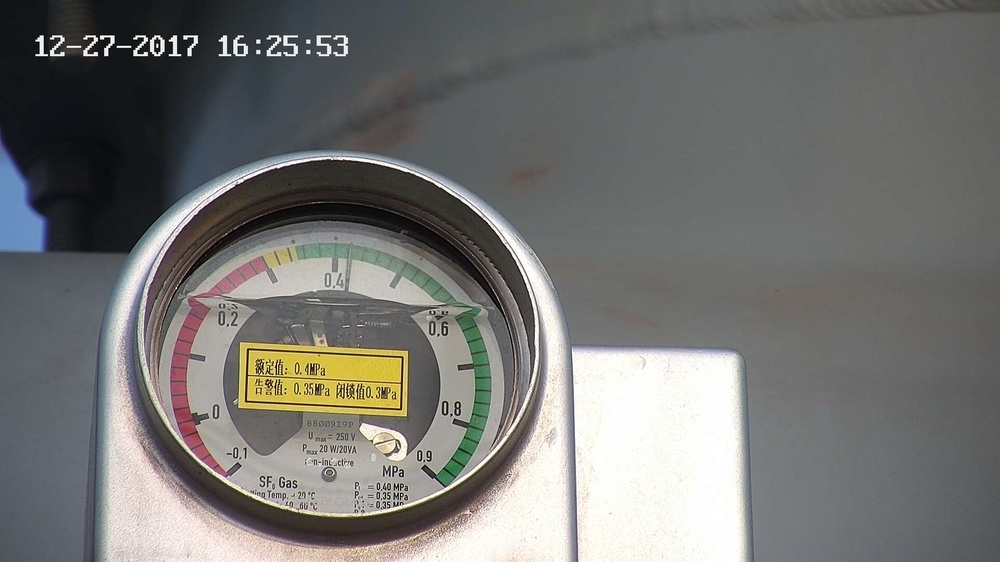
#> input picture source/1.2/tv20171227162553V75UJF.jpg, 1000 x 562 px, shrunk from 1920 x 1080 before the run
$ jupyter execute test5.ipynb
#> lines starting #> are read from the running program, lines starting #| are printed output that depends on the picture; after the words box and inside, x2 and y2 are one past the last pixel; in counts of white or black regions, pixels touching at a corner belong together
[cell 1]
import cv2
import matplotlib.pyplot as plt

# 读取图像并将其转换为灰度图像
image = cv2.imread('source/1.2/tv20171227162553V75UJF.jpg')
#> image is the input picture: shape (562, 1000, 3); mean B, G, R 114, 116.3, 116.3
gray = cv2.cvtColor(image, cv2.COLOR_BGR2GRAY)
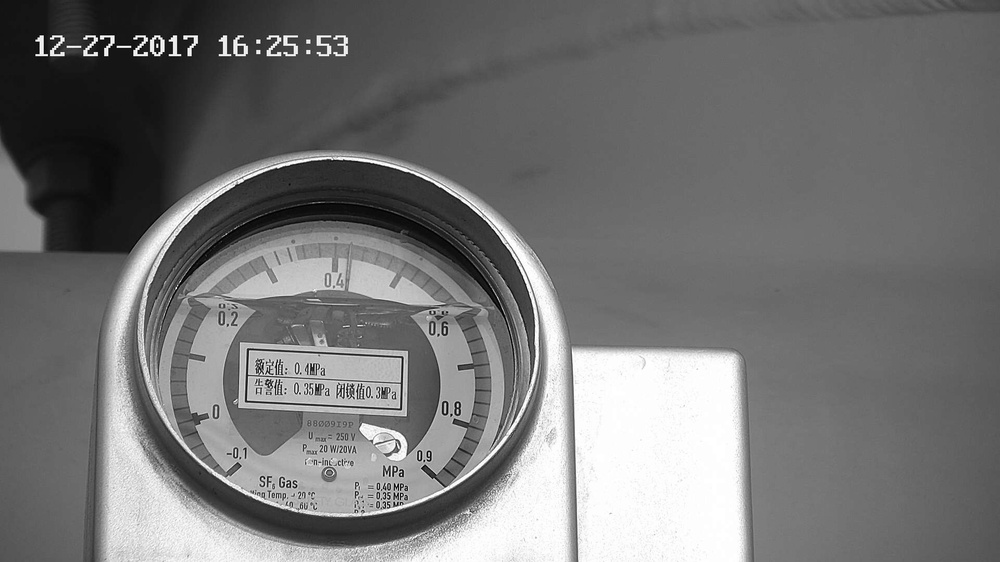
#> gray: shape (562, 1000); min 0, max 255, mean 116.1

# 使用高斯模糊减少噪声
median_filtered = cv2.medianBlur(gray, 5)
# 使用自适应二值化
adaptive_thresh = cv2.adaptiveThreshold(median_filtered, 255,
                                        cv2.ADAPTIVE_THRESH_GAUSSIAN_C,
                                        cv2.THRESH_BINARY,
                                        11, 2)
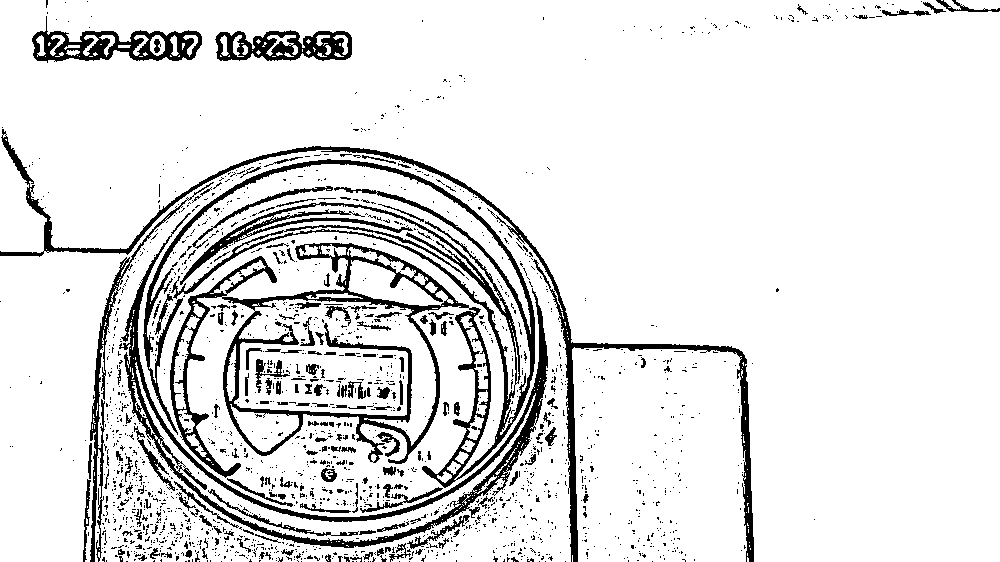
#> adaptive_thresh: shape (562, 1000); 88.8% white; 1827 black regions (1651 under 20 px), largest, box (x1, y1, x2, y2) and area: (143, 159, 535, 488) 22976, (119, 213, 548, 548) 8184, (0, 129, 754, 562) 7741

# 显示结果
plt.figure(figsize=(32, 32))
plt.imshow(adaptive_thresh, cmap='gray'), plt.title('Edge Detected')
plt.show()

$ run again, with source/1.2/tv20171227163039JZAH8I.jpg copied over source/1.2/tv20171227162553V75UJF.jpg
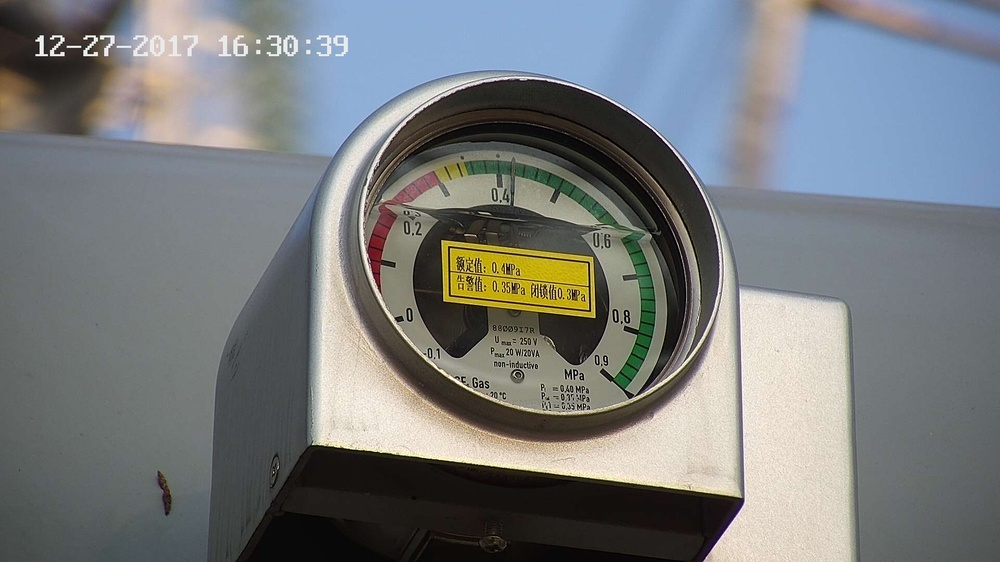
#> input picture source/1.2/tv20171227163039JZAH8I.jpg, 1000 x 562 px, shrunk from 1920 x 1080 before the run
#> image is the input picture: shape (562, 1000, 3); mean B, G, R 124.1, 122.9, 119.3
#> `gray = cv2.cvtColor(image, cv2.COLOR_BGR2GRAY)`:
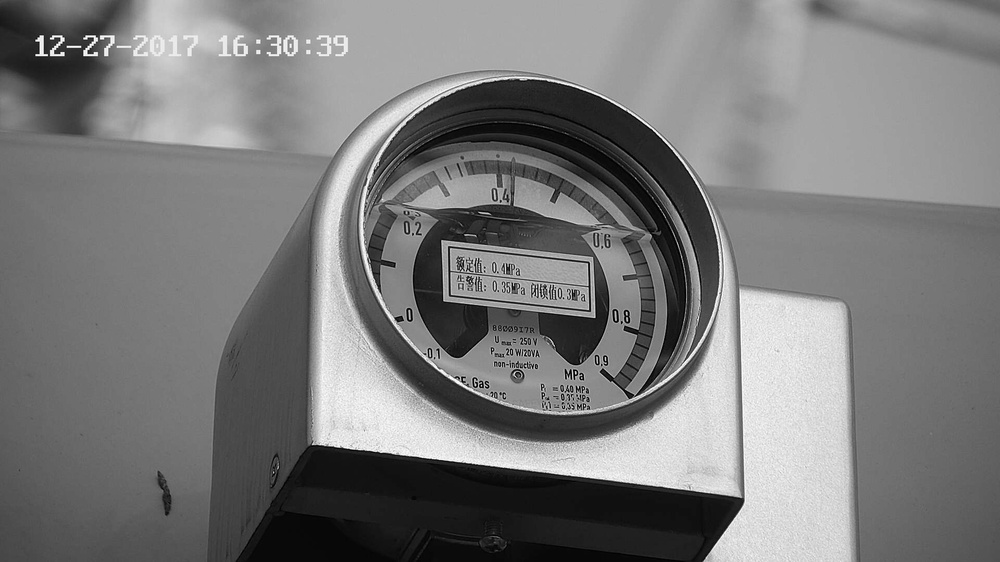
#> gray: shape (562, 1000); min 0, max 255, mean 121.9
#> `adaptive_thresh = cv2.adaptiveThreshold(median_filtered, 255, cv2.ADAP..`:
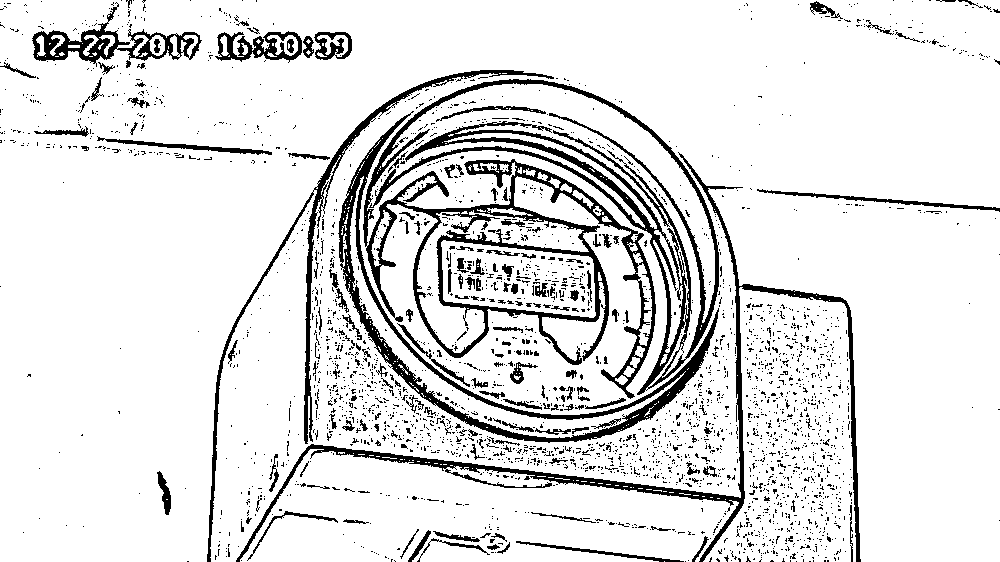
#> adaptive_thresh: shape (562, 1000); 88.4% white; 2825 black regions (2649 under 20 px), largest, box (x1, y1, x2, y2) and area: (363, 79, 719, 399) 21291, (338, 111, 719, 443) 7428, (236, 152, 861, 562) 6980

$ run again, with source/1.2/tv201712271639567O97UZ.jpg copied over source/1.2/tv20171227162553V75UJF.jpg
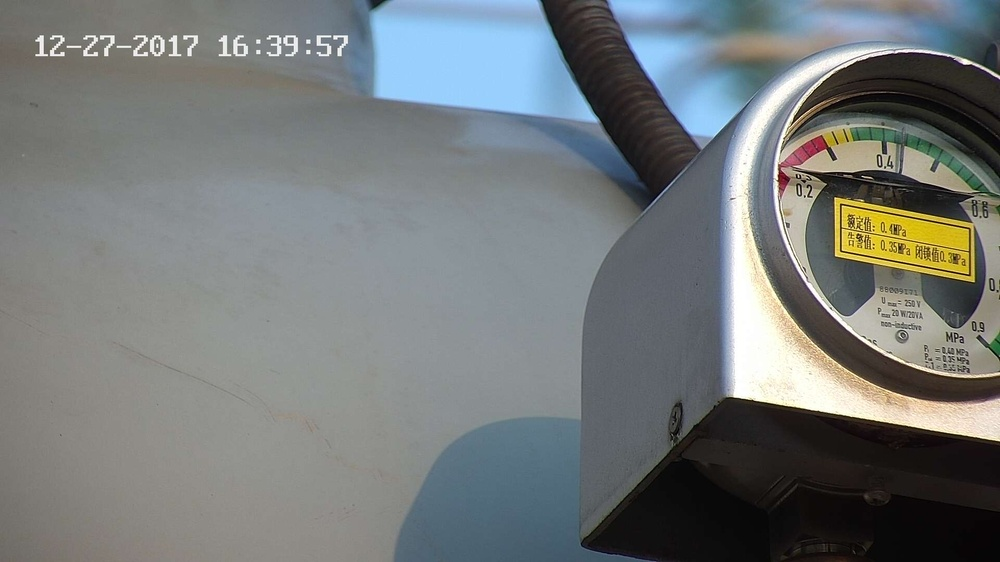
#> input picture source/1.2/tv201712271639567O97UZ.jpg, 1000 x 562 px, shrunk from 1920 x 1080 before the run
#> image is the input picture: shape (562, 1000, 3); mean B, G, R 121.5, 121.4, 116.7
#> `gray = cv2.cvtColor(image, cv2.COLOR_BGR2GRAY)`:
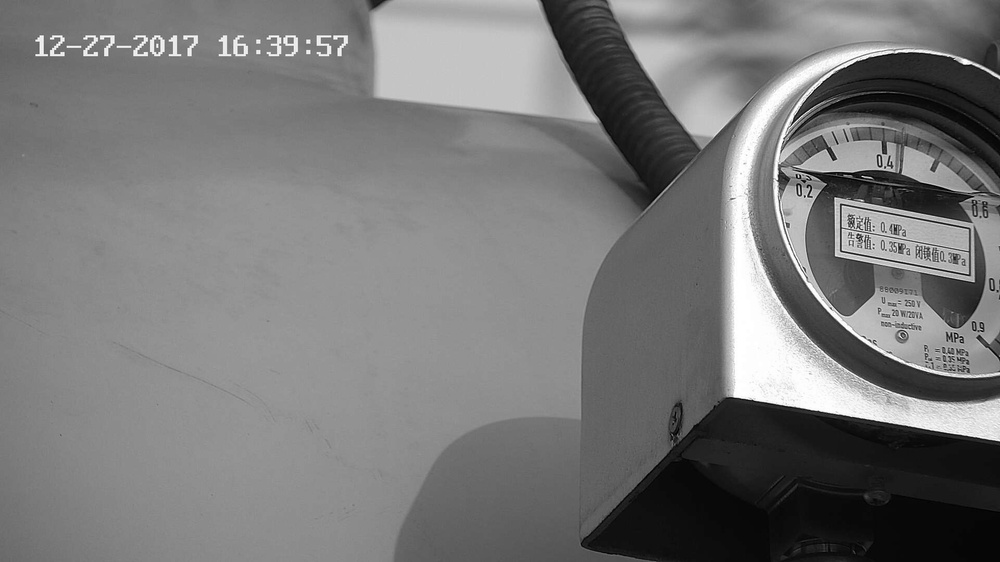
#> gray: shape (562, 1000); min 0, max 255, mean 120
#> `adaptive_thresh = cv2.adaptiveThreshold(median_filtered, 255, cv2.ADAP..`:
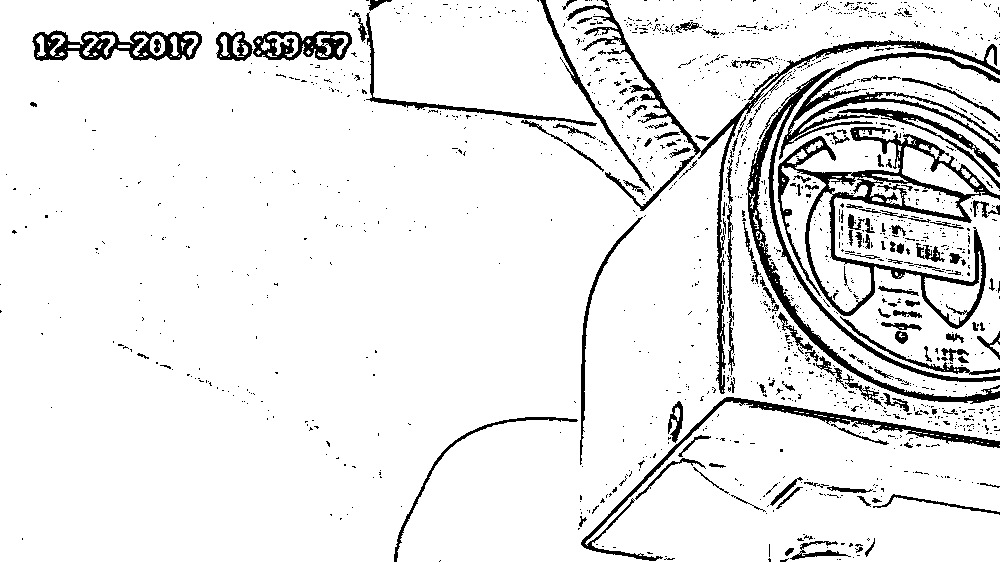
#> adaptive_thresh: shape (562, 1000); 91.2% white; 1474 black regions (1326 under 20 px), largest, box (x1, y1, x2, y2) and area: (778, 127, 1000, 329) 7549, (747, 68, 1000, 404) 5591, (567, 0, 1000, 394) 5094

$ run again, with source/1.2/tv20171227164427UCN847.jpg copied over source/1.2/tv20171227162553V75UJF.jpg
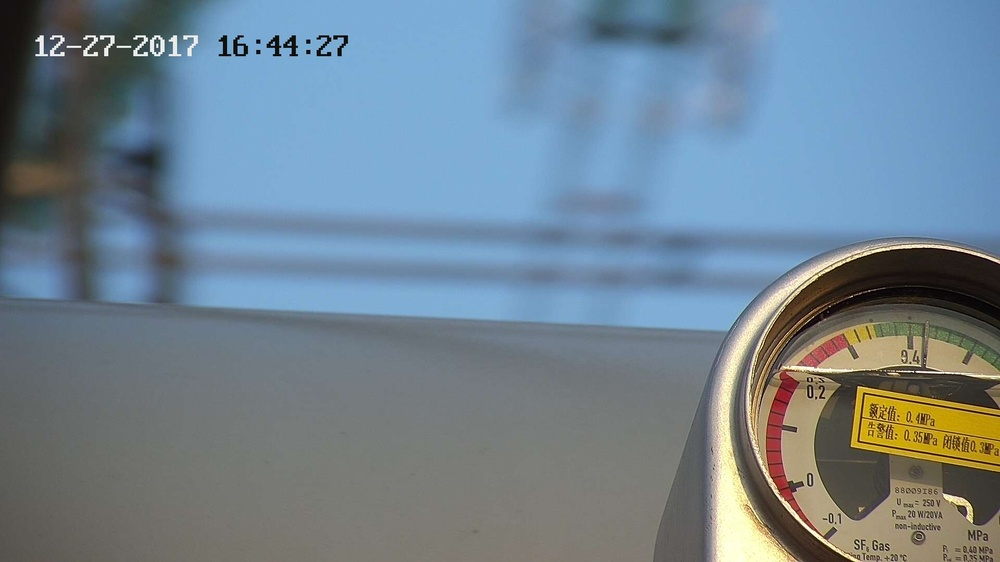
#> input picture source/1.2/tv20171227164427UCN847.jpg, 1000 x 562 px, shrunk from 1920 x 1080 before the run
#> image is the input picture: shape (562, 1000, 3); mean B, G, R 144.1, 130.9, 112.9
#> `gray = cv2.cvtColor(image, cv2.COLOR_BGR2GRAY)`:
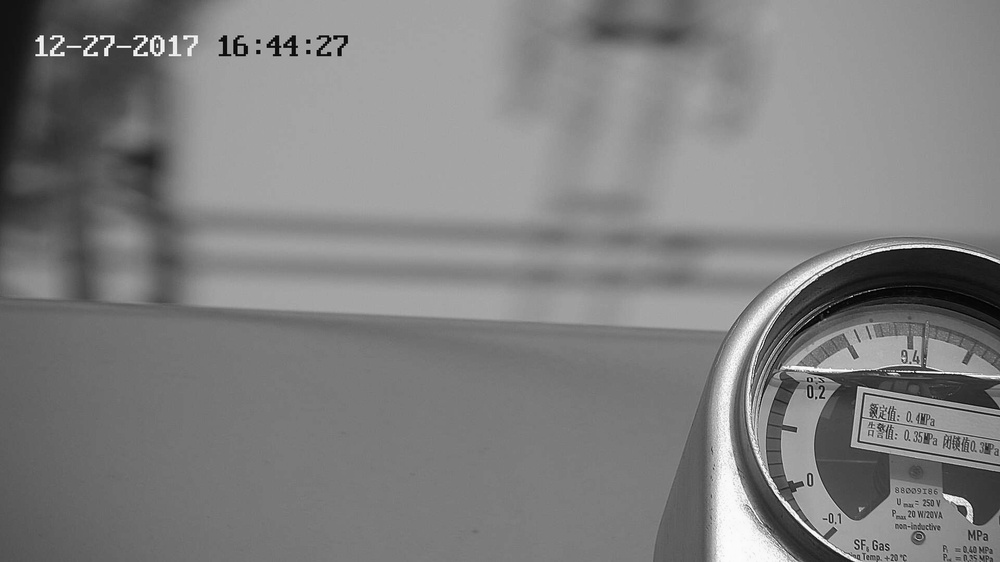
#> gray: shape (562, 1000); min 1, max 255, mean 127
#> `adaptive_thresh = cv2.adaptiveThreshold(median_filtered, 255, cv2.ADAP..`:
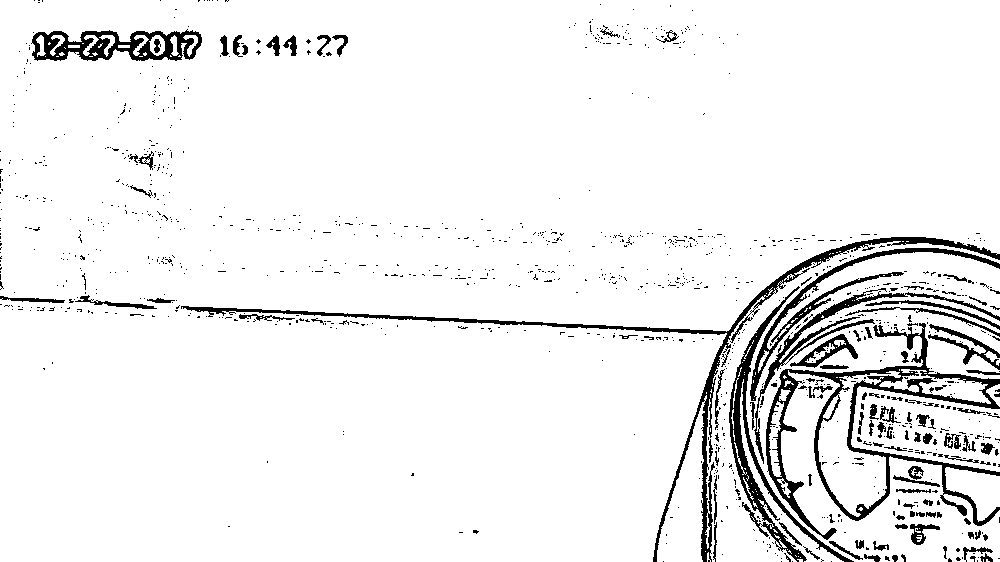
#> adaptive_thresh: shape (562, 1000); 93.7% white; 1158 black regions (1047 under 20 px), largest, box (x1, y1, x2, y2) and area: (766, 323, 1000, 540) 6901, (181, 237, 1000, 562) 5956, (729, 286, 854, 562) 3633
